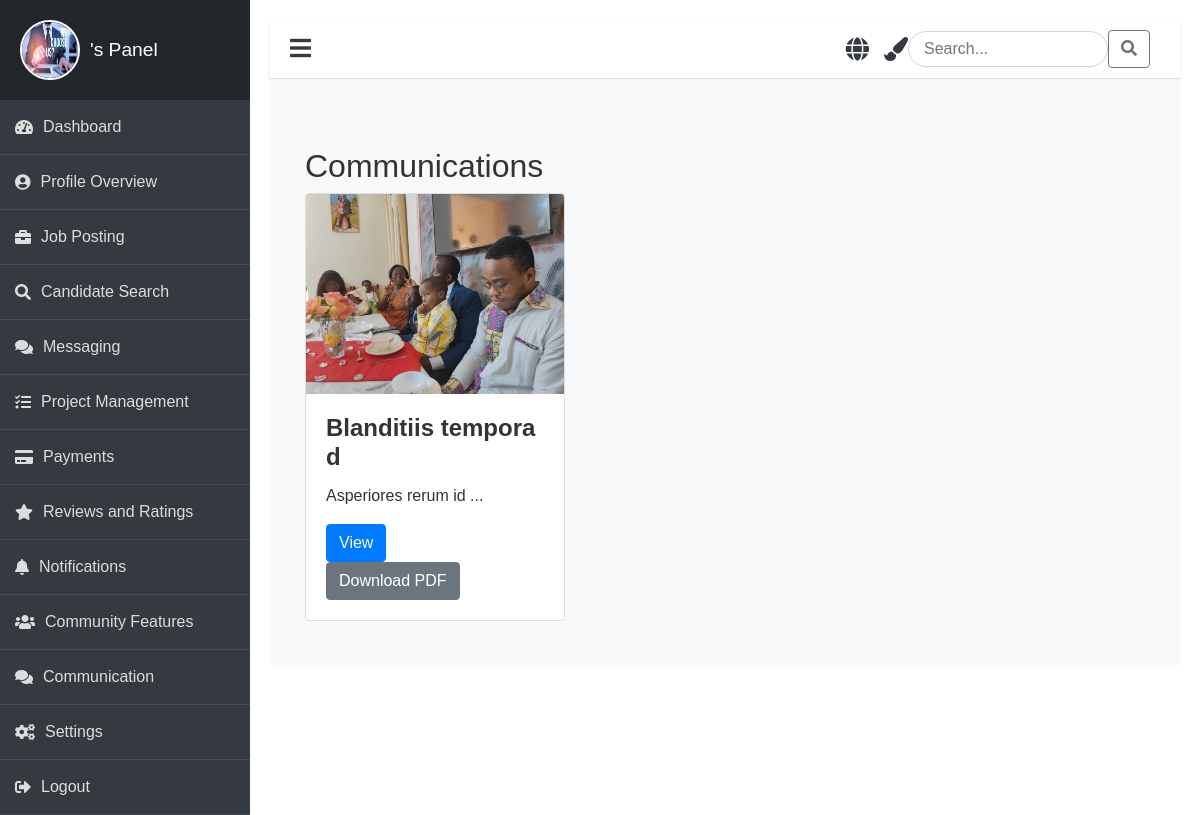
The page /communications/ on the database its author committed.
### job/models.py (models this page shows, shortened)
class Communication(models.Model):
    title = models.CharField(max_length=200)
    description = models.TextField()
    photo = models.ImageField(upload_to='communications/')
    date = models.DateTimeField(auto_now_add=True)

### job/views.py (the view)
# urls.py: path('communications/', views.communication_list, name='communication_list'),
def communication_list(request):
    communications = Communication.objects.all()
    return render(request, 'panel/clients/communications/communication_list.html', {'communications': communications})

### job/templates/panel/clients/communications/communication_list.html (shortened to what this page needs)
{% extends "panel/base/base_clients.html" %}
{% load static %}
{% block content %}
<link rel="stylesheet" href="{% static 'css/communication.css' %}">
<div class="container mt-5">
    <h2>Communications</h2>
    <div class="row">
        {% for communication in communications %}
        <div class="col-md-4 mb-4">
            <div class="card h-100 animate__animated animate__fadeIn">
                <img src="{{ communication.photo.url }}" class="card-img-top" alt="{{ communication.title }}">
                <div class="card-body">
                    <h5 class="card-title">{{ communication.title }}</h5>
                    <p class="card-text">{{ communication.description|slice:":100" }}...</p>
                    <a href="{% url 'communication_detail' communication.pk %}" class="btn btn-primary">View</a>
                    <a href="{% url 'download_communication_pdf' communication.pk %}" class="btn btn-secondary">Download PDF</a>
                </div>
            </div>
        </div>
        {% endfor %}
    </div>
</div>
{% endblock %}

### job/static/css/clients.css (style rules this page uses)
body { font-family: 'Arial', sans-serif; background-color: #f8f9fa; color: #333; margin: 0; padding: 0; overflow-x: hidden; }

### job/static/css/communication.css (style rules this page uses)
.container { margin-top: 20px; }
.card { border: 1px solid #ddd; transition: transform 0.3s ease; }
.card-img-top { height: 200px; object-fit: cover; }
.card-title { font-size: 1.5rem; font-weight: bold; }
.card-body { padding: 20px; }
.btn { margin-right: 10px; }

### rows shown on the page
Communication: photo (picture), title "Blanditiis tempora d", description "Asperiores rerum id"
